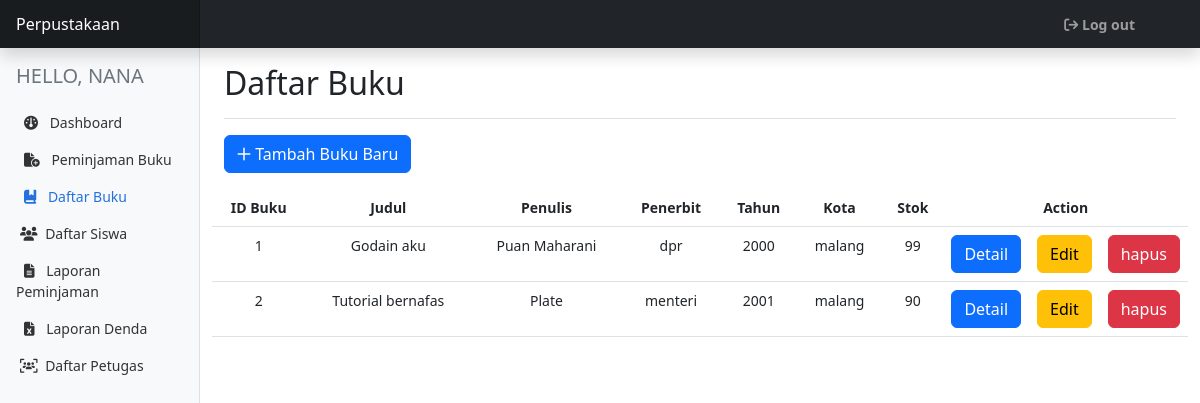
/petugas/daftar-buku.php (signed in), run on an earlier commit of the app's database.
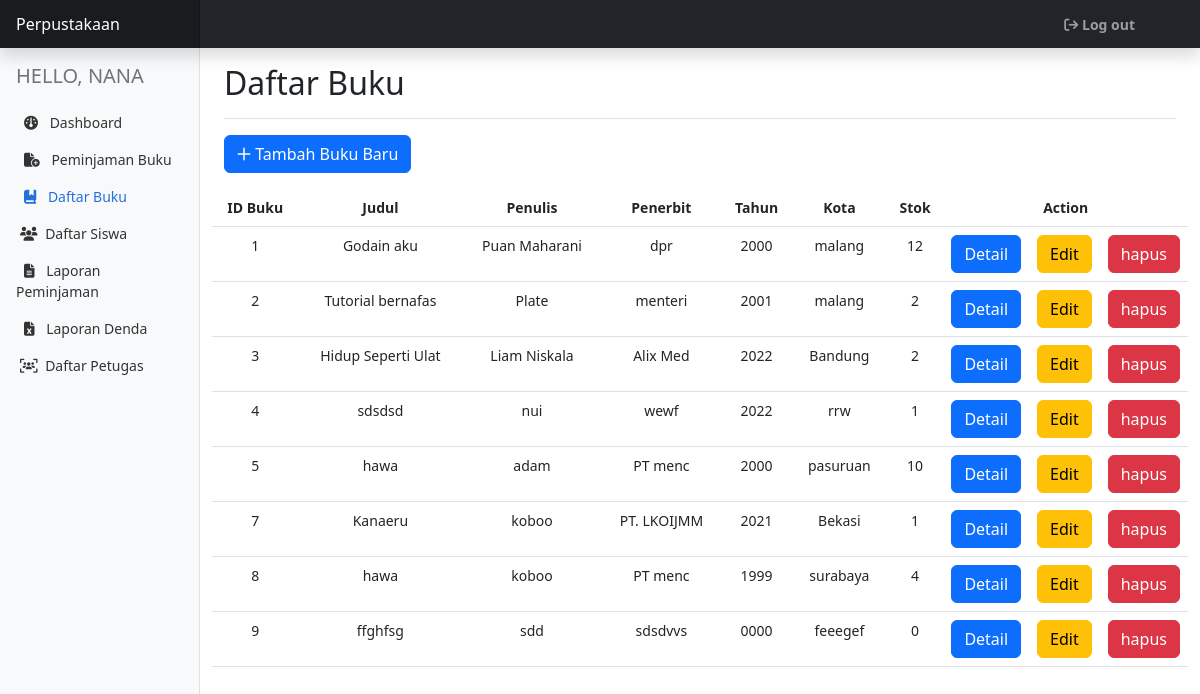
And on a later commit of the database.
### tables this page shows
CREATE TABLE `buku` (
  `id_buku` int(2) NOT NULL,
  `penulis` varchar(50) NOT NULL,
  `tahun` year(4) NOT NULL,
  `judul` varchar(255) NOT NULL,
  `kota` varchar(50) NOT NULL,
  `penerbit` varchar(50) NOT NULL,
  `cover` varchar(255) NOT NULL,
  `sinopsis` text NOT NULL,
  `stok` int(3) NOT NULL
);

### petugas/daftar-buku.php (the view, shortened to what the changed rows need)
<!doctype html>
<html lang="en">
<head>
    <link href="../assets/dist/css/bootstrap.min.css" rel="stylesheet">
    <link rel="stylesheet" href="https://cdnjs.cloudflare.com/ajax/libs/font-awesome/6.1.2/css/all.min.css">
    <link rel="stylesheet" href="../assets/bootstrap/css/bootstrap.min.css">
    <link href="../assets/dashboard/dashboard.css" rel="stylesheet">
</head>
<body>
    <?php
        include "../config.php";
        ?>
<div class="container-fluid">
    <div class="row">
        <main class="col-md-9 ms-sm-auto col-lg-10 px-md-4">
            <div class="d-flex justify-content-between flex-wrap flex-md-nowrap align-items-center pt-3 pb-2 mb-3 border-bottom">
                <h1 class="h2">Daftar Buku</h1>
            </div>
            <div class="row mt-3">
                <table class="table text-center">
                    <thead>
                        <tr>
                            <th>ID Buku</th>
                            <th>Judul</th>
                            <th>Penulis</th>
                            <th>Penerbit</th>
                            <th>Tahun</th>
                            <th>Kota</th>
                            <th>Stok</th>
                            <th colspan="3" class="w-25">Action</th>
                        </tr>
                    </thead>
                    <tbody>
                        <?php
                        $take = mysqli_query($db,"SELECT * FROM buku");
                        while($data = mysqli_fetch_array($take)){
                        ?>
                        <tr>
                            <td><?= $data['id_buku'] ?></td>
                            <td><?= $data['judul'] ?></td>
                            <td><?= $data['penulis'] ?></td>
                            <td><?= $data['penerbit'] ?></td>
                            <td><?= $data['tahun'] ?></td>
                            <td><?= $data['kota'] ?></td>
                            <td><?= $data['stok'] ?></td>
                            <td>
                                <button type="button" class="btn btn-primary" data-bs-toggle="modal" data-bs-target="#Modal<?= $data['id_buku'] ?>">
                                Detail
                                </button>
                            </td>
                            <td><a href="edit-buku.php?id=<?= $data['id_buku'] ?>" class="btn btn-warning">Edit</a></td>
                            <td>
                                <form action="" method="GET">
                                    <input type="submit" id="hapus" name="hapus" value="hapus" class="btn btn-danger">
                                </form>
                            </td>
                        </tr>
                        <?php } ?>
                    </tbody>
                </table>
            </div>
        </main>
    </div>
</div>
</body>
</html>

What changed in the data, as far as the page shows it:
changed buku "Godain aku": stok "99" → "12"
changed buku "Tutorial bernafas": stok "90" → "2"
added buku: id_buku "3", judul "Hidup Seperti Ulat", penulis "Liam Niskala", penerbit "Alix Med", tahun "2022", kota "Bandung", stok "2"
added buku: id_buku "4", judul "sdsdsd", penulis "nui", penerbit "wewf", tahun "2022", kota "rrw", stok "1"
added buku: id_buku "5", judul "hawa", penulis "adam", penerbit "PT menc", tahun "2000", kota "pasuruan", stok "10"
added buku: id_buku "7", judul "Kanaeru", penulis "koboo", penerbit "PT. LKOIJMM", tahun "2021", kota "Bekasi", stok "1"
added buku: id_buku "8", judul "hawa", penulis "koboo", penerbit "PT menc", tahun "1999", kota "surabaya", stok "4"
added buku: id_buku "9", judul "ffghfsg", penulis "sdd", penerbit "sdsdvvs", tahun "0000", kota "feeegef", stok "0"
